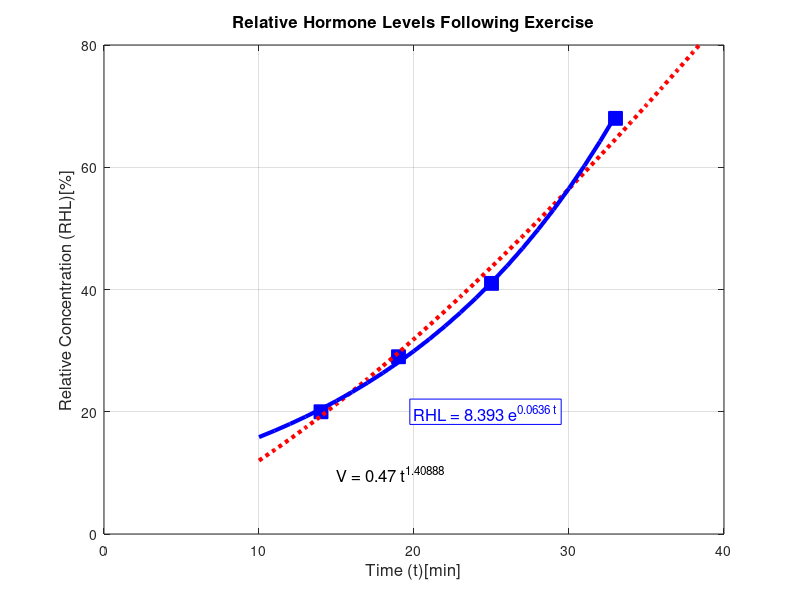

This figure's MATLAB source:
clc;
clear;
close all;

RHL = [14 19 25 33; 20 29 41 68];

R1 = RHL(1,:);
R2 = RHL(2,:);

figure('Color','w')
plot(R1,R2,'bs','MarkerFaceColor','b','MarkerSize',10);
xlabel('Time (t)[min]','FontSize',12)
ylabel('Relative Concentration (RHL)[%]','FontSize',12)
title('Relative Hormone Levels Following Exercise','FontSize',12)
axis([0 40 0 80])
grid on

% Power polyfit
C = polyfit(log10(R1),log10(R2),1);
m = C(1);
b = 10^C(2);
R1pf = [10:1:70];
R2pf = b*R1pf.^m;
hold on
plot(R1pf,R2pf,':r','LineWidth',3)
TE = sprintf('V = %0.2f t^{%0.5f}',b,m);
text(15,10,TE,'FontSize',12)

% Exponential polyfit
C = polyfit(R1,log(R2),1);
m = C(1);
b = exp(C(2));

R1pf = [10:1:33];
R2pf = b*exp(m*R1pf);
hold on
plot(R1pf,R2pf,'-b','LineWidth',3);
TE = sprintf('RHL = %0.3f e^{%0.4f t}',b,m);
text(20,20,TE,'FontSize',12,'Color','b','EdgeColor','b','BackgroundColor','w')